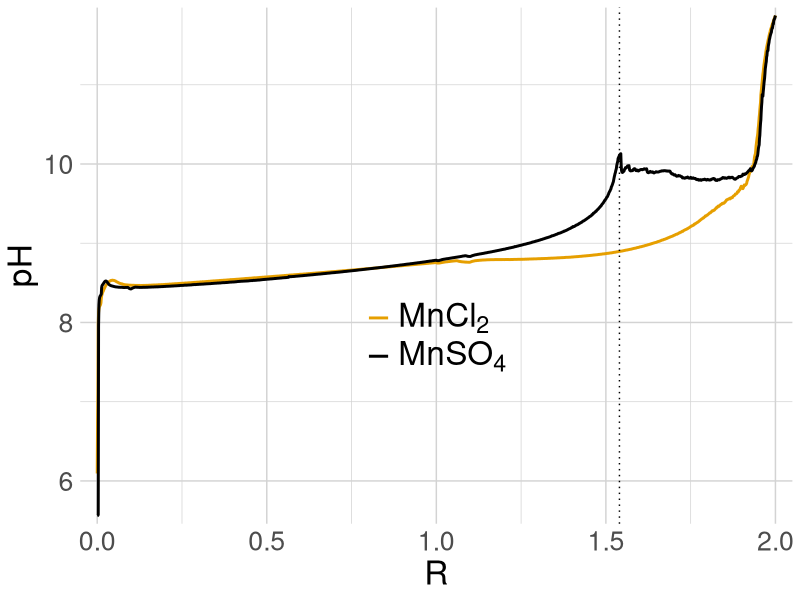
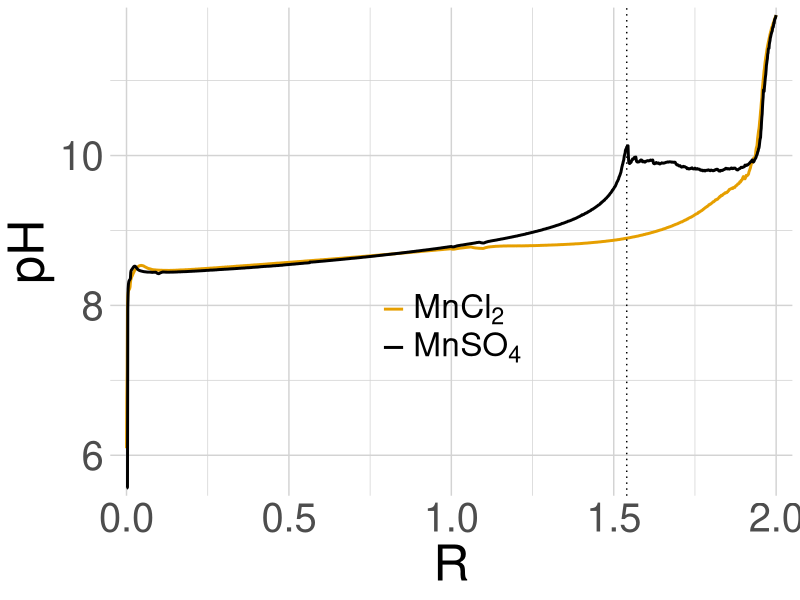
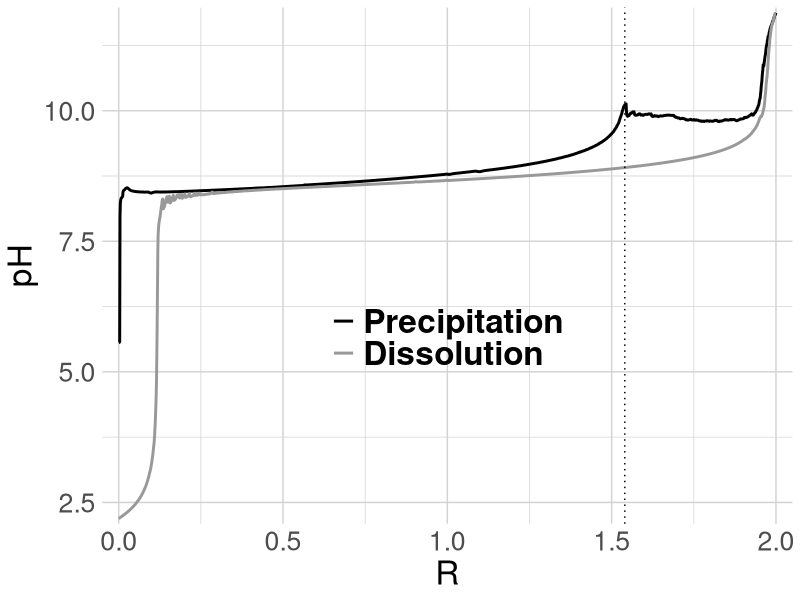
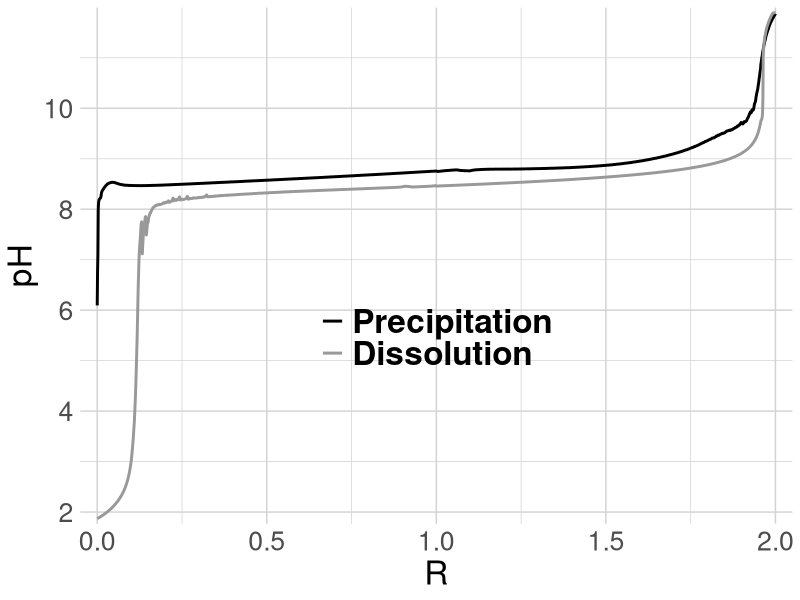
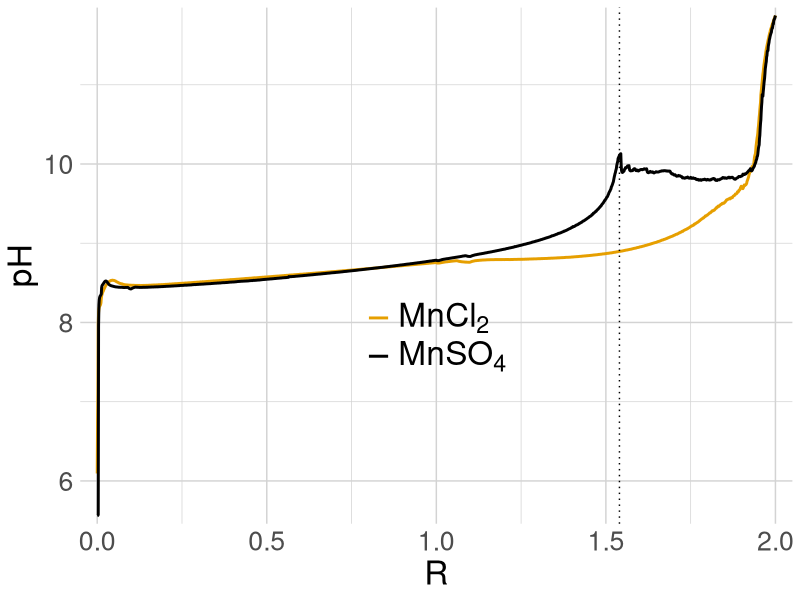
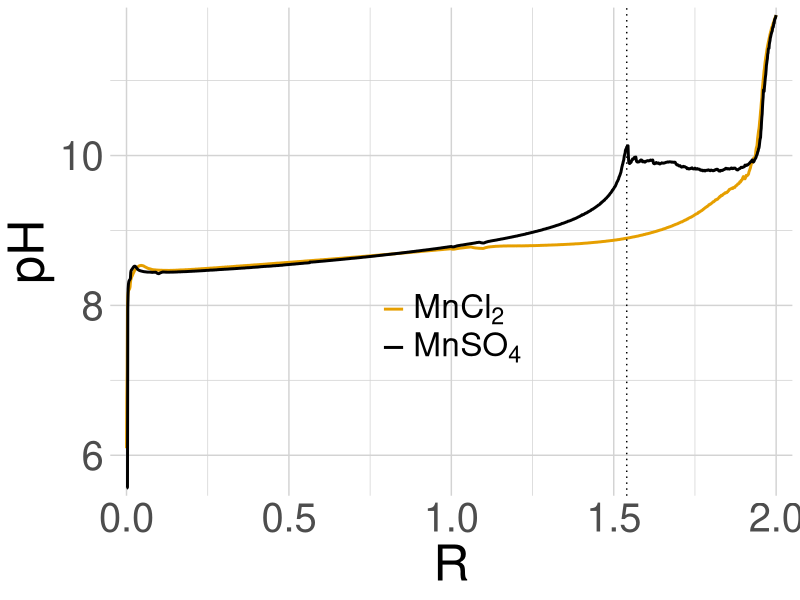
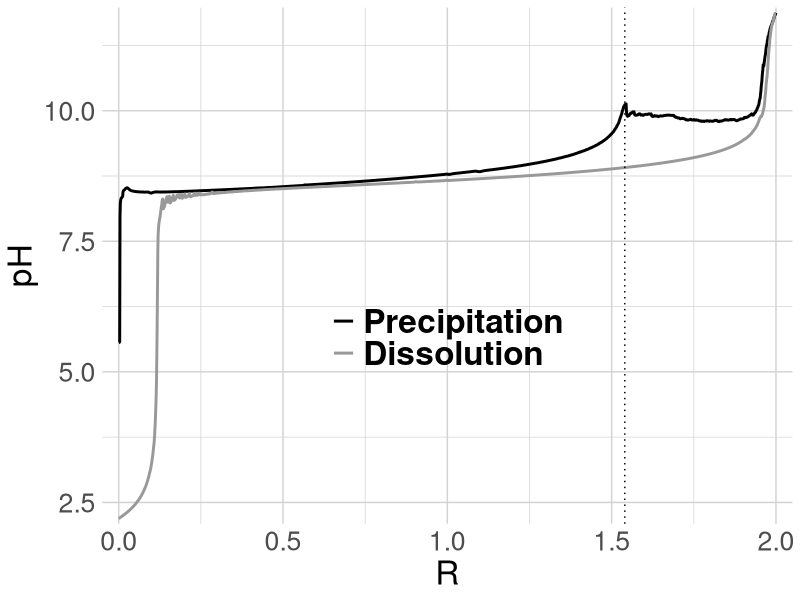
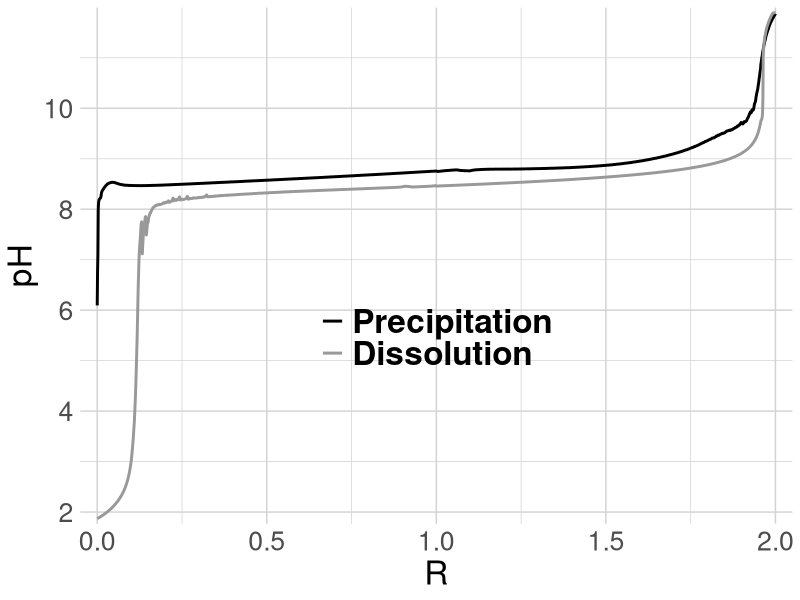

Recreate these plots in R, in order.
library("readr")
library("ggplot2")
library("dplyr")
library("tidyr")
library("magrittr")

data1 <- read_tsv("Titration-MnCl2.txt", col_names = FALSE)
colnames(data1)[1]<-"R"
colnames(data1)[2]<- "MnCl2"
data1$R <- data1$R/20
data1 <- data1 %>% select(1,2)

data2 <- read_tsv("Titration-MnSO4.txt", col_names = FALSE)
colnames(data2)[1]<-"R"
colnames(data2)[2]<-"MnSO4"
data2$R <- data2$R/20
data2 <- data2 %>% select(1,2)

data4 <- read_tsv("Titration-MnSO4.txt", col_names = FALSE)
colnames(data4)[1]<-"R"
colnames(data4)[2]<-"pH"
data4$R <- data4$R/20
data4 <- data4 %>% select(1,2)

data3 <- read_tsv("Titration-Dissolution-Mn(OH)2-fromSO4.txt", col_names = FALSE)
colnames(data3)[1]<-"R"
colnames(data3)[2]<-"pH"
data3$R <- 2-data3$R/20
data3 <- data3 %>% select(1,2)

data <- left_join(data1, data2, by="R")

data <- pivot_longer(data, cols = starts_with("Mn"), names_to = "Salt", values_to = "pH")

ggplot(data) +
  geom_line(aes(x=R, y=pH, color=Salt), size =1) + 
  theme_minimal() + 
  scale_x_continuous(expand=c(0,0.05))+scale_y_continuous(expand=c(0,0.1)) + 
  scale_color_manual(values=c("#E69F00", "#000000"), name = "", labels = c(expression("MnCl"[2]), expression("MnSO"[4]))) + 
  geom_vline(xintercept = 1.54, linetype="dotted") + 
  theme(text = element_text(size = 24), legend.position = c(0.5,0.4), legend.text.align = 0, legend.text = element_text(size=24,face="bold"), panel.grid = element_line(color="lightgray"))

ggsave(filename = "titration.png", width = 12, height = 7)

ggplot(data) +
  geom_line(aes(x=R, y=pH, color=Salt), size =1) + 
  theme_minimal() + 
  scale_x_continuous(expand=c(0,0.05))+scale_y_continuous(expand=c(0,0.1)) + 
  scale_color_manual(values=c("#E69F00", "#000000"), name = "", labels = c(expression("MnCl"[2]), expression("MnSO"[4]))) + 
  geom_vline(xintercept = 1.54, linetype="dotted") + 
  theme(text = element_text(size = 36), legend.position = c(0.5,0.4), legend.text.align = 0, legend.text = element_text(size=24,face="bold"), panel.grid = element_line(color="lightgray"))

ggsave(filename = "TOC.png", width = 9, height = 3.5)


dataMnSO4 <- bind_rows(data4,data3, .id="direction")

ggplot(dataMnSO4) +
  geom_line(aes(x=R, y=pH, color=direction), size =1) + 
  theme_minimal() + 
  scale_x_continuous(expand=c(0,0.05))+scale_y_continuous(expand=c(0,0.1)) + 
  scale_color_manual(values=c("#000000", "#999999"), name = "", labels = c("Precipitation","Dissolution")) + 
  geom_vline(xintercept = 1.54, linetype="dotted") + 
  theme(text = element_text(size = 24), legend.position = c(0.5,0.4), legend.text.align = 0, legend.text = element_text(size=24,face="bold"), panel.grid = element_line(color="lightgray"))

ggsave(filename = "titrationMnSO4.png", width = 12, height = 7)

data6 <- read_tsv("Titration-MnCl2.txt", col_names = FALSE)
colnames(data6)[1]<-"R"
colnames(data6)[2]<-"pH"
data6$R <- data6$R/20
data6 <- data6 %>% select(1,2)

data5 <- read_tsv("Titration-Mn(OH)2-dissolution.txt", col_names = FALSE)
colnames(data5)[1]<-"R"
colnames(data5)[2]<-"pH"
data5$R <- 2-data5$R/20
data5 <- data5 %>% select(1,2)

dataMnCl2 <- bind_rows(data6,data5, .id="direction")

ggplot(dataMnCl2) +
  geom_line(aes(x=R, y=pH, color=direction), size =1) + 
  theme_minimal() +
  scale_x_continuous(expand=c(0,0.05))+scale_y_continuous(expand=c(0,0.1)) + 
  scale_color_manual(values=c("#000000", "#999999"), name = "", labels = c("Precipitation","Dissolution")) +
  theme(text = element_text(size = 24), legend.position = c(0.5,0.4), legend.text.align = 0, legend.text = element_text(size=24,face="bold"), panel.grid = element_line(color="lightgray"))

ggsave(filename = "titrationMnCl2.png", width = 12, height = 7)